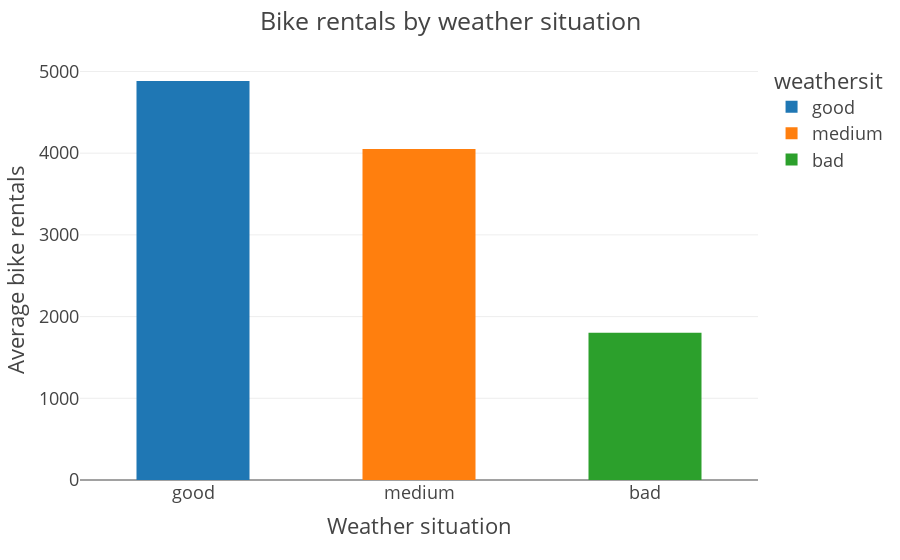

The notebook cell saved with this chart:
### Markdown cell above
On holidays, rental bikes seem to be less popular. <br>
As seen before, the temperature seems be an important factor for the popularity of the rental bikes. There is also some info on the weather situation. There is good, medium and bad weather:
* good: Clear, Few clouds, Partly cloudy, Partly cloudy
* medium: Mist + Cloudy, Mist + Broken clouds, Mist + Few clouds, Mist
* bad: Light Snow, Light Rain + Thunderstorm + Scattered clouds, Light Rain + Scattered clouds

In the Readme.txt file, there is a fourth category for stormlike weather but there is no entry in the data set with weather situation level 4. Let's see how the bike rentals are devided between these weather situation categories.

### Code cell
# plot histogram
mean_weather = df.groupby('weathersit')['cnt'].mean()
fig = px.histogram(mean_weather,x=mean_weather.index,y='cnt',template='presentation'
                   ,color=mean_weather.index)
fig.update_layout(bargap=0.5,
                 title="Bike rentals by weather situation",
                 yaxis_title="Average bike rentals",
                 xaxis_title="Weather situation")
#pio.write_image(fig, 'hist_weather.png', format='png', width=800, height=400)
fig.show()

### Figure 1 — Plotly figure (JSON) as saved in the notebook; plotly's stock layout.template omitted (floating-point values rounded to 4 significant figures)
{"data": [{"alignmentgroup": "True", "bingroup": "x", "histfunc": "sum", "hovertemplate": "weathersit=%{x}<br>sum of cnt=%{y}<extra></extra>", "legendgroup": "good", "marker": {"color": "#1F77B4", "pattern": {"shape": ""}}, "name": "good", "offsetgroup": "good", "orientation": "v", "showlegend": true, "type": "histogram", "x": ["good"], "xaxis": "x", "y": [4883.0], "yaxis": "y"}, {"alignmentgroup": "True", "bingroup": "x", "histfunc": "sum", "hovertemplate": "weathersit=%{x}<br>sum of cnt=%{y}<extra></extra>", "legendgroup": "medium", "marker": {"color": "#FF7F0E", "pattern": {"shape": ""}}, "name": "medium", "offsetgroup": "medium", "orientation": "v", "showlegend": true, "type": "histogram", "x": ["medium"], "xaxis": "x", "y": [4052.0], "yaxis": "y"}, {"alignmentgroup": "True", "bingroup": "x", "histfunc": "sum", "hovertemplate": "weathersit=%{x}<br>sum of cnt=%{y}<extra></extra>", "legendgroup": "bad", "marker": {"color": "#2CA02C", "pattern": {"shape": ""}}, "name": "bad", "offsetgroup": "bad", "orientation": "v", "showlegend": true, "type": "histogram", "x": ["bad"], "xaxis": "x", "y": [1803.0], "yaxis": "y"}], "layout": {"bargap": 0.5, "barmode": "relative", "legend": {"title": {"text": "weathersit"}, "tracegroupgap": 0}, "margin": {"t": 60}, "title": {"text": "Bike rentals by weather situation"}, "xaxis": {"anchor": "y", "categoryarray": ["good", "medium", "bad"], "categoryorder": "array", "domain": [0, 1], "title": {"text": "Weather situation"}}, "yaxis": {"anchor": "x", "domain": [0, 1], "title": {"text": "Average bike rentals"}}}}
